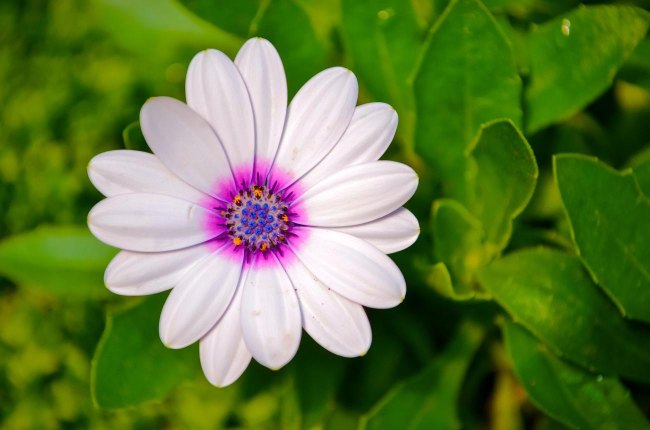
#> input picture flower.jpeg, 1299 x 860 px, found by its file name (shown at 1/2 size)
$ python exp24.py
#> lines starting #> are read from the running program, lines starting #| are printed output that depends on the picture
# Experiment 24: Black Hat
import cv2
import numpy as np

img = cv2.imread("flower.jpeg")
#> img is the input picture: shape (860, 1299, 3); mean B, G, R 60.4, 123.8, 99.4
if img is None:
    raise SystemExit("Put flower.jpeg in this folder.")
img = cv2.resize(img, (500, 350))
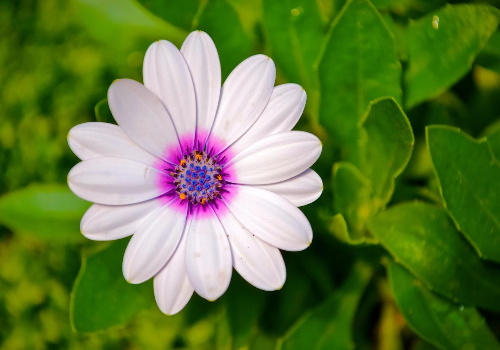
#> img: shape (350, 500, 3); mean B, G, R 60.3, 123.7, 99.3
gray = cv2.cvtColor(img, cv2.COLOR_BGR2GRAY)
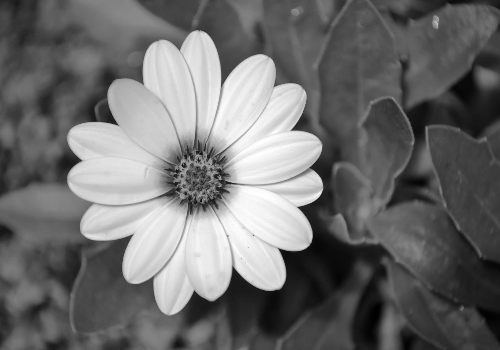
#> gray: shape (350, 500); min 0, max 255, mean 109.2

kernel = np.ones((15, 15), np.uint8)
blackhat = cv2.morphologyEx(gray, cv2.MORPH_BLACKHAT, kernel)
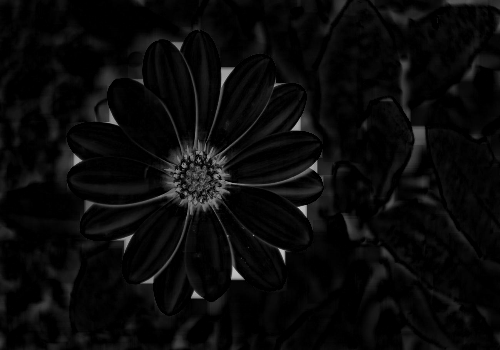
#> blackhat: shape (350, 500); min 0, max 196, mean 9.8

cv2.imshow("Original Gray Image", gray)
cv2.imshow("Black Hat", blackhat)
cv2.waitKey(0)
cv2.destroyAllWindows()
